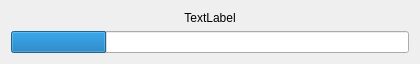
<?xml version="1.0" encoding="UTF-8"?>
<ui version="4.0">
 <class>progressDialog</class>
 <widget class="QDialog" name="progressDialog">
  <property name="geometry">
   <rect>
    <x>0</x>
    <y>0</y>
    <width>420</width>
    <height>64</height>
   </rect>
  </property>
  <property name="sizePolicy">
   <sizepolicy hsizetype="Preferred" vsizetype="Preferred">
    <horstretch>0</horstretch>
    <verstretch>0</verstretch>
   </sizepolicy>
  </property>
  <property name="minimumSize">
   <size>
    <width>420</width>
    <height>64</height>
   </size>
  </property>
  <property name="maximumSize">
   <size>
    <width>420</width>
    <height>64</height>
   </size>
  </property>
  <property name="baseSize">
   <size>
    <width>420</width>
    <height>64</height>
   </size>
  </property>
  <property name="cursor">
   <cursorShape>WaitCursor</cursorShape>
  </property>
  <property name="windowTitle">
   <string>Dialog</string>
  </property>
  <property name="modal">
   <bool>true</bool>
  </property>
  <layout class="QVBoxLayout" name="verticalLayout">
   <item>
    <widget class="QLabel" name="message">
     <property name="text">
      <string>TextLabel</string>
     </property>
     <property name="alignment">
      <set>Qt::AlignmentFlag::AlignCenter</set>
     </property>
    </widget>
   </item>
   <item>
    <widget class="QProgressBar" name="progressBar">
     <property name="value">
      <number>24</number>
     </property>
     <property name="textVisible">
      <bool>false</bool>
     </property>
    </widget>
   </item>
  </layout>
 </widget>
 <resources/>
 <connections/>
</ui>
